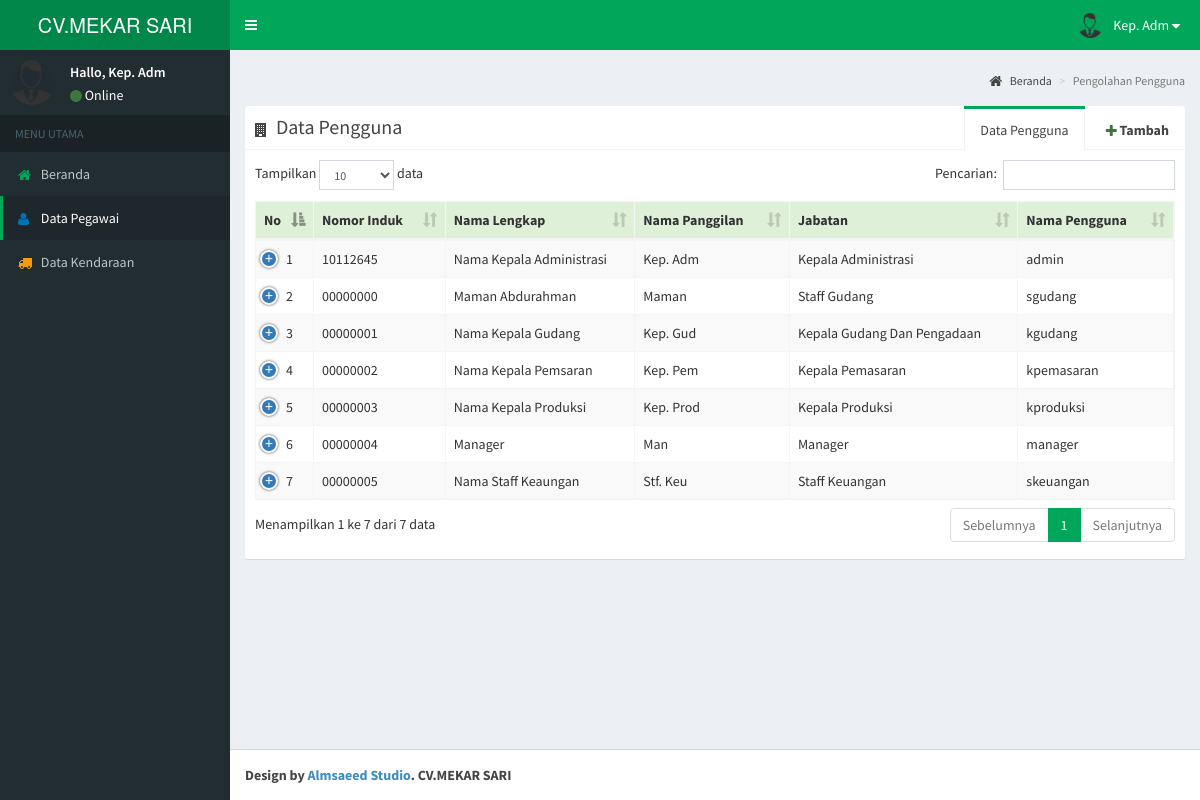
The page /admin/index.php?menu=pengguna (signed in) on the database its author committed.
### tables this page shows
CREATE TABLE `pegawai` (
  `id` int(11) NOT NULL,
  `nip` char(8) NOT NULL,
  `nama_lengkap` varchar(50) NOT NULL,
  `nama_panggilan` varchar(20) NOT NULL,
  `jabatan` enum('pemilik','manager','kepala pemasaran','kepala administrasi','kepala produksi','kepala gudang dan pengadaan','staff penerimaan','staff promosi','staff keuangan','staff pengolahan data','staff produksi','staff gudang','administrator') NOT NULL,
  `nama_pengguna` varchar(20) DEFAULT NULL,
  `kata_sandi` varchar(62) DEFAULT NULL
);

### admin/kepala-administrasi/interfaces/pengguna.php (the view, shortened to what this page needs)
<div class="content-wrapper">
    <section class="content-header">
      <ol class="breadcrumb">
        <li><a href="?menu=beranda"><i class="fa fa-home"></i> Beranda</a></li>
        <li class="active">Pengolahan Pengguna</li>
      </ol>
    </section>
    <section class="content">
      	<div class="row">
        	<div class="col-xs-12">
		        <div class="nav-tabs-custom">
		            <ul class="nav nav-tabs pull-right">
		              	<li><a href="" data-toggle="modal" data-target="#modalTambah" class="text-bold"><i class="fa fa-plus text-success"></i> Tambah</a></li>
		              	<li class="active"><a href="#tab_2-2" data-toggle="tab">Data Pengguna</a></li>
		             	<li class="pull-left header"><i class="fa fa-building"></i> Data Pengguna</li>
		            </ul>
		            <div class="tab-content">
		              	<div class="tab-pane active" id="tab_2-2">
		                	<table id="example1" class="table table-striped table-bordered dt-responsive nowrap">
				                <thead>
				                <tr class="bg-success">
				                  	<th width="5%">No</th>
				                  	<th>Nomor Induk</th>
				                  	<th>Nama Lengkap</th>
				                  	<th>Nama Panggilan</th>
				                  	<th>Jabatan</th>
				                  	<th>Nama Pengguna</th>
				                </tr>
				                </thead>
				                <tbody>
					                <?php
					                $sql = "SELECT id, nip, nama_lengkap, nama_panggilan, jabatan, nama_pengguna, kata_sandi FROM pegawai WHERE jabatan NOT IN ('administrator')";
									$result = mysqli_query($conn, $sql);
									if (mysqli_num_rows($result) > 0) {
										$no = 1;
									    while($row = mysqli_fetch_assoc($result)) {
									    	?>
									        <tr>
							                  	<td><?= $no++; ?></td>
							                  	<td><?= strtoupper($row['nip']) ?></td>
							                  	<td><?= ucwords($row['nama_lengkap']) ?></td>
							                  	<td><?= ucwords($row['nama_panggilan']) ?></td>
							                  	<td><?= ucwords($row['jabatan']) ?></td>
							                  	<td><?= $row['nama_pengguna'] ?></td>
							                </tr>
									        <?php
									    }
									}
					                ?>
				                </tbody>
			              	</table>
		              	</div>
		            </div>
		        </div>
       		</div>
      	</div>
    </section>
</div>

### admin/index.php (shortened to what this page needs)
<?php
	require_once 'functions/koneksi.php';
	if (empty($_SESSION['session_login_pegawai_cvmekarsari'])) {
		if ($_GET['menu']=='lupa-katasandi') {
			include_once 'functions/lupa-katasandi.php';
			include_once 'pages/lupa-katasandi/_header.php';
			include_once 'pages/lupa-katasandi/lupa-katasandi.php';
			include_once 'pages/lupa-katasandi/_footer.php';
		}else{
			include_once 'functions/login.php';
			include_once 'pages/login/_header.php';
			include_once 'pages/login/login.php';
			include_once 'pages/login/_footer.php';
		}
	}else{
		$session_jabatan = $_SESSION['session_jabatan'];
		switch ($session_jabatan) {
			case 'kepala administrasi':
				include_once 'functions/pengguna.php';
				include_once 'kepala-administrasi/interfaces/_header.php';
				include_once 'kepala-administrasi/route.php';
				include_once 'kepala-administrasi/interfaces/_footer.php';
				break;
		}
	}
?>

### admin/kepala-administrasi/interfaces/_header.php (shortened to what this page needs)
<!DOCTYPE html>
<html>
  <head>
    <link rel="stylesheet" href="assets/bootstrap/css/bootstrap.min.css">
    <link href="assets/icons/font-awesome/styles.min.css" rel="stylesheet">
    <link href="assets/icons/icomoon/styles.css" rel="stylesheet">
    <link href="assets/vendors/datatables.net-bs/css/dataTables.bootstrap.min.css" rel="stylesheet">
    <link href="assets/vendors/datatables.net-buttons-bs/css/buttons.bootstrap.min.css" rel="stylesheet">
    <link href="assets/vendors/datatables.net-fixedheader-bs/css/fixedHeader.bootstrap.min.css" rel="stylesheet">
    <link href="assets/vendors/datatables.net-responsive-bs/css/responsive.bootstrap.min.css" rel="stylesheet">
    <link href="assets/vendors/datatables.net-scroller-bs/css/scroller.bootstrap.min.css" rel="stylesheet">
    <link rel="stylesheet" href="assets/dist/css/AdminLTE.min.css">
    <link rel="stylesheet" href="assets/dist/css/skins/_all-skins.min.css">
    <link rel="stylesheet" href="assets/plugins/iCheck/flat/blue.css">
    <link rel="stylesheet" href="assets/plugins/morris/morris.css">
    <link rel="stylesheet" href="assets/plugins/jvectormap/jquery-jvectormap-1.2.2.css">
    <link rel="stylesheet" href="assets/plugins/datepicker/datepicker3.css">
    <link rel="stylesheet" href="assets/plugins/daterangepicker/daterangepicker.css">
    <link rel="stylesheet" href="assets/plugins/select2/select2.min.css">
    <link rel="stylesheet" href="assets/vendors/gritter/jquery.gritter.css" />
    <link rel="stylesheet" href="assets/plugins/bootstrap-wysihtml5/bootstrap3-wysihtml5.min.css">
  </head>
  <body class="hold-transition skin-green sidebar-mini">
    <div class="wrapper">
      <header class="main-header">
        <a href="" class="logo">
          <span class="logo-lg">CV.MEKAR SARI</span>
        </a>
        <nav class="navbar navbar-static-top">
          <a href="#" class="sidebar-toggle" data-toggle="offcanvas" role="button">
          </a>
          <div class="navbar-custom-menu">
            <ul class="nav navbar-nav">
              <li class="dropdown user user-menu">
                <a href="#" class="dropdown-toggle" data-toggle="dropdown">
                  <img src="assets/images/user.png" class="user-image" alt="User Image">
                  <span class="hidden-xs"><?= ucwords($_SESSION['session_nama_panggilan']) ?></span>
                  <i class="fa fa-caret-down"></i>
                </a>
              </li>
            </ul>
          </div>
        </nav>
      </header>
      <aside class="main-sidebar">
        <div class="user-panel">
          <div class="pull-left image">
            <img src="assets/images/user.png" class="img-circle" alt="User Image">
          </div>
          <div class="pull-left info">
            <p>Hallo, <?= ucwords($_SESSION['session_nama_panggilan']) ?></p>
            <i class="fa fa-circle text-success"></i> Online
          </div>
        </div>
        <section class="sidebar">
          <ul class="sidebar-menu">
            <li class="header">MENU UTAMA</li>
            <li class="<?php if($_GET['menu']=='beranda') echo 'active'; ?>">
              <a href="?menu=beranda">
                <i class="fa fa-home text-green"></i> <span>Beranda</span>
              </a>
            </li>
            <li class="<?php if($_GET['menu']=='pengguna') echo 'active'; ?>">
              <a href="?menu=pengguna">
                <i class="fa fa-user text-blue"></i> <span>Data Pegawai</span>
              </a>
            </li>
            <li class="<?php if($_GET['menu']=='kendaraan') echo 'active'; ?>">
              <a href="?menu=kendaraan">
                <i class="fa fa-truck text-yellow"></i> <span>Data Kendaraan</span>
              </a>
            </li>
          </ul>
        </section>
      </aside>

### admin/kepala-administrasi/route.php (shortened to what this page needs)
<?php
	$menu = (isset($_GET['menu'])) ? $_GET['menu'] : '';
	switch ($menu) {
		case 'pengguna':
			include_once 'interfaces/pengguna.php';
			break;
	}
?>

### admin/kepala-administrasi/interfaces/_footer.php (shortened to what this page needs)
<footer class="main-footer">
  <strong>Design by <a href="http://almsaeedstudio.com">Almsaeed Studio</a>. CV.MEKAR SARI</strong>
</footer>
</div>
</body>
</html>

### rows shown on the page
pegawai: nip "10112645", nama_lengkap "Nama Kepala Administrasi", nama_panggilan "Kep. Adm", jabatan "Kepala Administrasi", nama_pengguna "admin"
pegawai: nip "00000000", nama_lengkap "Maman Abdurahman", nama_panggilan "Maman", jabatan "Staff Gudang", nama_pengguna "sgudang"
pegawai: nip "00000001", nama_lengkap "Nama Kepala Gudang", nama_panggilan "Kep. Gud", jabatan "Kepala Gudang Dan Pengadaan", nama_pengguna "kgudang"
pegawai: nip "00000002", nama_lengkap "Nama Kepala Pemsaran", nama_panggilan "Kep. Pem", jabatan "Kepala Pemasaran", nama_pengguna "kpemasaran"
pegawai: nip "00000003", nama_lengkap "Nama Kepala Produksi", nama_panggilan "Kep. Prod", jabatan "Kepala Produksi", nama_pengguna "kproduksi"
pegawai: nip "00000004", nama_lengkap "Manager", nama_panggilan "Man", jabatan "Manager", nama_pengguna "manager"
pegawai: nip "00000005", nama_lengkap "Nama Staff Keaungan", nama_panggilan "Stf. Keu", jabatan "Staff Keuangan", nama_pengguna "skeuangan"

### other values the page prints
$_SESSION['session_nama_panggilan'] "Kep. Adm"
